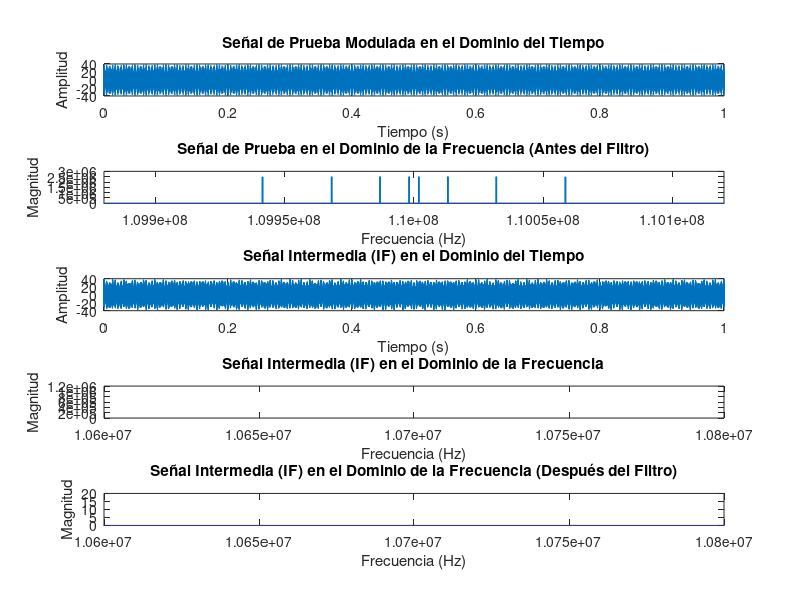

Here is the MATLAB script that generated this plot:
% Parámetros iniciales
fs = 1e6; % Frecuencia de muestreo (Hz)
t = linspace(0, 1, fs); % Vector de tiempo de 1 segundo

% Crear señal de prueba centrada en 110 MHz con componentes en frecuencias específicas
fc = 110e6; % Frecuencia central de 110 MHz
bw = 120e3; % Ancho de banda de 120 kHz
f1 = 1875; % Frecuencia de 1875 Hz
f2 = 13125; % Frecuencia de 13125 Hz
f3 = 31875; % Frecuencia de 31875 Hz
f4 = 58625; % Frecuencia de 58625 Hz

% Generar la señal de prueba
test_signal = cos(2 * pi * f1 * t) + cos(2 * pi * f2 * t) + cos(2 * pi * f3 * t) + cos(2 * pi * f4 * t);
test_signal = test_signal .* cos(2 * pi * fc * t);

% Amplificación de la señal de prueba
amplification_factor = 10; % Factor de amplificación
FMmodulada = amplification_factor * test_signal;

% Verificación: Mostrar información básica de la señal de prueba amplificada
disp('Información de la señal de prueba amplificada:');
disp(['Longitud: ', num2str(length(FMmodulada))]);
disp(['Rango de valores: ', num2str(min(FMmodulada)), ' a ', num2str(max(FMmodulada))]);

% Graficar la señal de prueba en el dominio del tiempo
figure;
subplot(5,1,1);
plot(t, FMmodulada);
title('Señal de Prueba Modulada en el Dominio del Tiempo');
xlabel('Tiempo (s)');
ylabel('Amplitud');

% Transformar la señal al dominio de la frecuencia
FMmodulada_freq = fft(FMmodulada);
f = linspace(-fs/2, fs/2, length(FMmodulada_freq)) + fc; % Ajuste para centrar en 110 MHz

% Graficar la señal de prueba en el dominio de la frecuencia antes del filtro
subplot(5,1,2);
plot(f, fftshift(abs(FMmodulada_freq)));
title('Señal de Prueba en el Dominio de la Frecuencia (Antes del Filtro)');
xlabel('Frecuencia (Hz)');
ylabel('Magnitud');
xlim([fc - bw, fc + bw]); % Mostrar un rango más cerrado alrededor de 110 MHz para mejor visualización

% Crear oscilador local de 99.3 MHz para obtener una IF de 10.7 MHz
f_lo = 99.3e6; % Frecuencia del oscilador local
osc_lo = cos(2 * pi * f_lo * t); % Señal del oscilador local

% Verificación: Mostrar información básica del oscilador local
disp('Información del oscilador local:');
disp(['Longitud: ', num2str(length(osc_lo))]);
disp(['Rango de valores: ', num2str(min(osc_lo)), ' a ', num2str(max(osc_lo))]);

% Mezclar la señal de prueba amplificada con el oscilador local para obtener la señal IF
IF_signal = FMmodulada .* osc_lo;

% Verificación: Mostrar información básica de la señal IF
disp('Información de la señal IF:');
disp(['Longitud: ', num2str(length(IF_signal))]);
disp(['Rango de valores: ', num2str(min(IF_signal)), ' a ', num2str(max(IF_signal))]);

% Graficar la señal IF en el dominio del tiempo
subplot(5,1,3);
plot(t, IF_signal);
title('Señal Intermedia (IF) en el Dominio del Tiempo');
xlabel('Tiempo (s)');
ylabel('Amplitud');

% Transformar la señal intermedia (IF) al dominio de la frecuencia
IF_signal_freq = fft(IF_signal);
f_IF = linspace(-fs/2, fs/2, length(IF_signal_freq)) + 10.7e6; % Ajuste para centrar en la nueva frecuencia intermedia de 10.7 MHz

% Graficar la señal IF en el dominio de la frecuencia
subplot(5,1,4);
plot(f_IF, fftshift(abs(IF_signal_freq)));
title('Señal Intermedia (IF) en el Dominio de la Frecuencia');
xlabel('Frecuencia (Hz)');
ylabel('Magnitud');
xlim([10.6e6, 10.8e6]); % Mostrar un rango más cerrado alrededor de la frecuencia intermedia de 10.7 MHz

% Crear filtro paso banda de 120 kHz centrado en 10.7 MHz
bandwidth = 120e3; % 120 kHz
center_freq = 10.7e6; % Frecuencia central de la IF
low_cutoff = center_freq - bandwidth / 2;
high_cutoff = center_freq + bandwidth / 2;

% Generar la respuesta en frecuencia del filtro paso banda
filter_response = (f_IF >= low_cutoff & f_IF <= high_cutoff);

% Aplicar el filtro paso banda
IF_signal_freq_filtered = IF_signal_freq .* filter_response;

% Graficar la señal IF en el dominio de la frecuencia después del filtro
subplot(5,1,5);
plot(f_IF, fftshift(abs(IF_signal_freq_filtered)));
title('Señal Intermedia (IF) en el Dominio de la Frecuencia (Después del Filtro)');
xlabel('Frecuencia (Hz)');
ylabel('Magnitud');
xlim([10.6e6, 10.8e6]); % Mostrar un rango más cerrado alrededor de la frecuencia intermedia de 10.7 MHz
